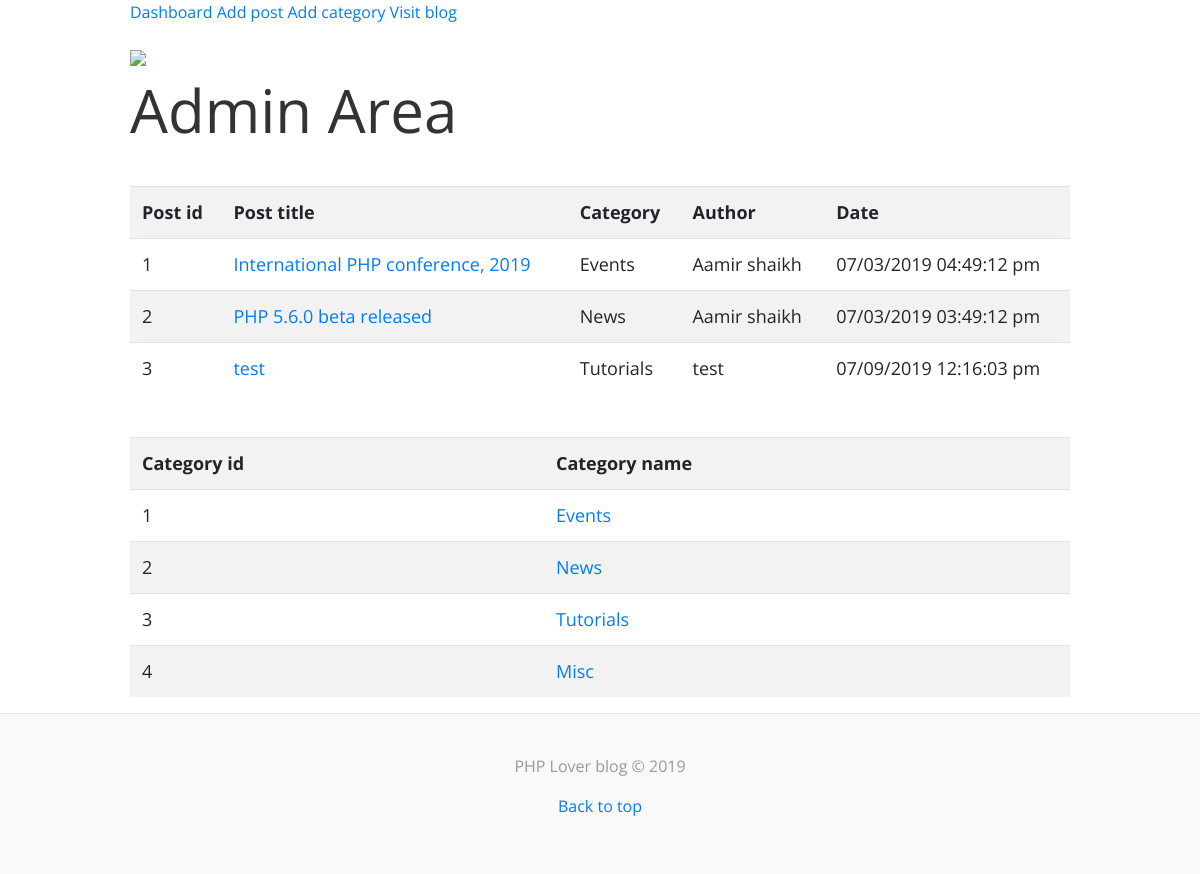
The app's page /admin/index.php with its own data.
### tables this page shows
CREATE TABLE `posts` (
  `id` int(11) NOT NULL,
  `category` int(11) NOT NULL,
  `title` varchar(255) NOT NULL,
  `body` text NOT NULL,
  `author` varchar(255) NOT NULL,
  `tags` varchar(255) NOT NULL,
  `date` timestamp NOT NULL DEFAULT CURRENT_TIMESTAMP
);

CREATE TABLE `categories` (
  `id` int(11) NOT NULL,
  `name` varchar(255) NOT NULL
);

### helpers/format_helper.php (called while the page is built, shortened)
<?php
function format_date($date)
{
	return date('m/d/Y h:i:s a',strtotime($date));
}

### admin/index.php (the view)
<?php include 'includes/header.php'; ?>
<?php
$query = "SELECT posts.*, categories.name FROM posts INNER JOIN
          categories ON posts.category = categories.id;";
$posts = mysqli_query($conn, $query);
$query = "SELECT * FROM categories;";
$categories = mysqli_query($conn, $query);
?>
<table class="table table-striped">
  <tr>
    <th>Post id</th>
    <th>Post title</th>
    <th>Category</th>
    <th>Author</th>
    <th>Date</th>
  </tr>
  <?php while($row = mysqli_fetch_assoc($posts)) : ?>
  <tr>
    <td><?php echo $row['id']; ?></td>
    <td><a href="edit_post.php?id=<?php echo $row['id']; ?>"><?php echo $row['title']; ?></a></td>
    <td><?php echo $row['name']; ?></td>
    <td><?php echo $row['author']; ?></td>
    <td><?php echo format_date($row['date']); ?></td>
  </tr>
  <?php endwhile; ?>
</table>
<br>
<table class="table table-striped">
  <tr>
    <th>Category id</th>
    <th>Category name</th>
  </tr>
  <?php while($row = mysqli_fetch_assoc($categories)) : ?>
  <tr>
    <td><?php echo $row['id']; ?></td>
    <td><a href="edit_category.php?id=<?php echo $row['id']; ?>"><?php echo $row['name']; ?></a></td>
  </tr>
  <?php endwhile; ?>
</table>
<?php include 'includes/footer.php'; ?>

### admin/includes/header.php (shortened to what this page needs)
<?php include '../helpers/format_helper.php'; ?>
<!DOCTYPE html>
<html lang="en">
  <head>
    <link href="../css/bootstrap.css" rel="stylesheet">
    <link href="../css/custom.css" rel="stylesheet">
  </head>
  <body>
    <div class="blog-masthead">
      <div class="container">
        <nav class="blog-nav">
          <a class="blog-nav-item active" href="index.php">Dashboard</a>
          <a class="blog-nav-item" href="add_post.php">Add post</a>
          <a class="blog-nav-item" href="add_category.php">Add category</a>
          <a class="blog-nav-item pull-right" href="http://localhost:8080/eduonix/Learn PHP and MySQL Development By Building Projects/Project 3 PHP Lovers blog - Debug/">Visit blog</a>
        </nav>
      </div>
    </div>
    <div class="container">
      <div class="blog-header">
        	<div class="logo">
        		<img src="../images/LOGO2.png" width="60%">
        	</div>
        <h1 class="blog-title">Admin Area</h1>
      </div>
      <div class="row">
        <div class="col-sm-12 blog-main">

### admin/includes/footer.php (shortened to what this page needs)
</div>
      </div>
    </div>
    <div class="blog-footer">
      <p>PHP Lover blog &copy; 2019</p>
      <p>
        <a href="#">Back to top</a>
      </p>
    </div>
  </body>
</html>

### css/custom.css (style rules this page uses)
body { font-family: "Open Sans", sans-serif; color: #555; }
h1, .h1, h2, .h2, h3, .h3, h4, .h4, h5, .h5, h6, .h6 { margin-top: 0; font-weight: normal; color: #333; }
@media (min-width: 1200px) { .container { width: 970px; } }
.blog-header { padding-top: 20px; padding-bottom: 20px; }
.blog-title { margin-top: 30px; margin-bottom: 0; font-size: 60px; font-weight: normal; }
.blog-main { font-size: 18px; line-height: 1.5; }
.blog-footer { padding: 40px 0; color: #999; text-align: center; background-color: #f9f9f9; border-top: 1px solid #e5e5e5; }
.logo { float: left; }
.blog-main { margin-top: 20px; }

### records on screen
posts: id "1", title "International PHP conference, 2019", categories.name "Events", author "Aamir shaikh", date "07/03/2019 04:49:12 pm"
posts: id "2", title "PHP 5.6.0 beta released", categories.name "News", author "Aamir shaikh", date "07/03/2019 03:49:12 pm"
posts: id "3", title "test", categories.name "Tutorials", author "test", date "07/09/2019 12:16:03 pm"
categories: id "1", name "Events"
categories: id "2", name "News"
categories: id "3", name "Tutorials"
categories: id "4", name "Misc"
